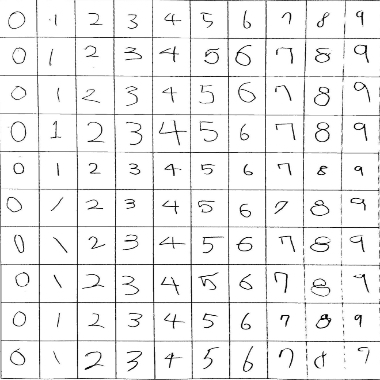
#> input picture ML project/mnist_append/in/dahoonlee1.jpg, 380 x 380 px; its folder holds only this picture in this run
$ jupyter execute --allow-errors model_default.ipynb   (shell and % lines are left out)
#> lines starting #> are read from the running program, lines starting #| are printed output that depends on the picture
[cell 1]
# Default setup과 tile 함수 정의부입니다.

# Python ≥3.5 is required
import sys
assert sys.version_info >= (3, 5)

# Scikit-Learn ≥0.20 is required
import sklearn
assert sklearn.__version__ >= "0.20"

# Common imports
import numpy as np
import os

# to make this notebook's output stable across runs
np.random.seed(42)

# To plot pretty figures
import matplotlib as mpl
import matplotlib.pyplot as plt
mpl.rc('axes', labelsize=14)
mpl.rc('xtick', labelsize=12)
mpl.rc('ytick', labelsize=12)

# Where to save the figures
PROJECT_ROOT_DIR = "."
CHAPTER_ID = "3_classification"
IMAGES_PATH = os.path.join(PROJECT_ROOT_DIR, "images", CHAPTER_ID)
os.makedirs(IMAGES_PATH, exist_ok=True)

def save_fig(fig_id, tight_layout=True, fig_extension="png", resolution=300):
    path = os.path.join(IMAGES_PATH, fig_id + "." + fig_extension)
    print("Saving figure", fig_id)
    if tight_layout:
        plt.tight_layout()
    plt.savefig(path, format=fig_extension, dpi=resolution)

from PIL import Image
from itertools import product
import glob
import cv2 as cv

def tile(filename, dir_in, dir_out, d):
#> called with filename = 'dahoonlee1.jpg', dir_in = 'mnist_append/in', dir_out = 'mnist_append/out', d = 38
    name, ext = os.path.splitext(filename)
    img = Image.open(os.path.join(dir_in, filename))
#> img is the input picture: PIL image 380x380 RGB; min 2, max 255, mean 240.3
    w, h = img.size
#> w = 380; h = 380

    grid = product(range(0, h-h%d, d), range(0, w-w%d, d))
    for i, j in grid:
        box = (j+5, i+5, j+d-5, i+d-5)
        out = os.path.join(dir_out, f'{name}_{i//38}_{j//38}{ext}')
        img.crop(box).save(out)
#> this loop made 100 passes
#> pass 1, in tile, `img.crop(box).save(out)`:
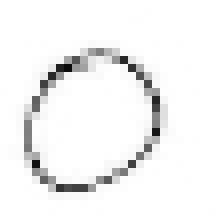
#> saved as dahoonlee1_0_0.jpg: PIL image 28x28 RGB (shown 8 times larger); min 11, max 255, mean 243.3
#> pass 2, in tile, `img.crop(box).save(out)`:
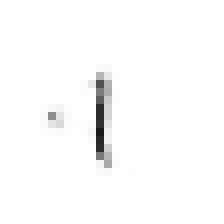
#> saved as dahoonlee1_0_1.jpg: PIL image 28x28 RGB (shown 8 times larger); min 24, max 255, mean 251.2

$ run again, on ML project/mnist_append/in/dahoonlee13.jpg
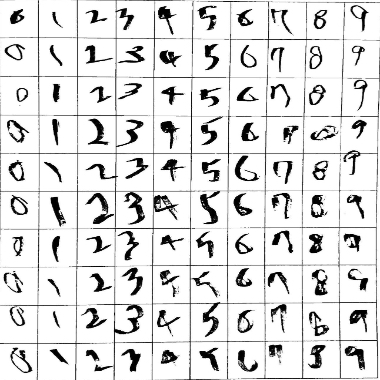
#> input picture ML project/mnist_append/in/dahoonlee13.jpg, 380 x 380 px
#> in tile, img is the input picture: PIL image 380x380 RGB; min 0, max 255, mean 223.1
#> the loop in tile, `for i, j in grid:` made 100 passes
#> pass 1, in tile, `img.crop(box).save(out)`:
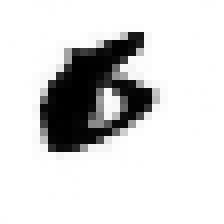
#> saved as dahoonlee13_0_0.jpg: PIL image 28x28 RGB (shown 8 times larger); min 0, max 255, mean 215.7
#> pass 2, in tile, `img.crop(box).save(out)`:
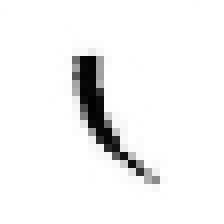
#> saved as dahoonlee13_0_1.jpg: PIL image 28x28 RGB (shown 8 times larger); min 1, max 255, mean 242.4

$ run again, on ML project/mnist_append/in/dahoonlee14.jpg
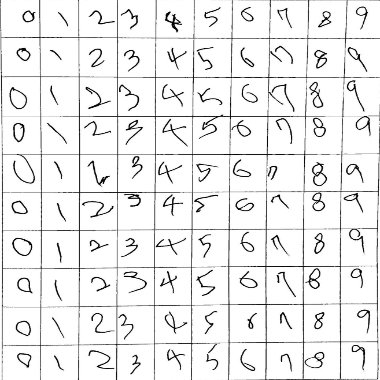
#> input picture ML project/mnist_append/in/dahoonlee14.jpg, 380 x 380 px
#> in tile, img is the input picture: PIL image 380x380 RGB; min 0, max 255, mean 236.6
#> the loop in tile, `for i, j in grid:` made 100 passes
#> pass 1, in tile, `img.crop(box).save(out)`:
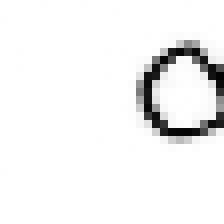
#> saved as dahoonlee14_0_0.jpg: PIL image 28x28 RGB (shown 8 times larger); min 3, max 255, mean 241.8
#> pass 2, in tile, `img.crop(box).save(out)`:
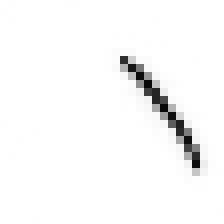
#> saved as dahoonlee14_0_1.jpg: PIL image 28x28 RGB (shown 8 times larger); min 9, max 255, mean 248

$ run again, on ML project/mnist_append/in/dahoonlee15.jpg
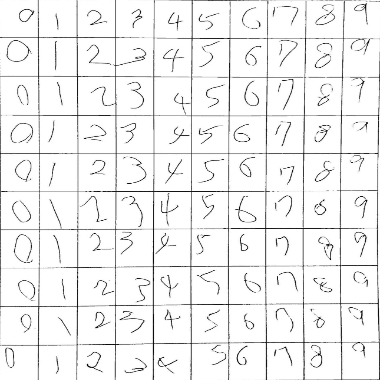
#> input picture ML project/mnist_append/in/dahoonlee15.jpg, 380 x 380 px
#> in tile, img is the input picture: PIL image 380x380 RGB; min 4, max 255, mean 241
#> the loop in tile, `for i, j in grid:` made 100 passes
#> pass 1, in tile, `img.crop(box).save(out)`:
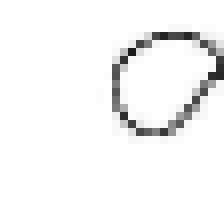
#> saved as dahoonlee15_0_0.jpg: PIL image 28x28 RGB (shown 8 times larger); min 28, max 255, mean 245.1
#> pass 2, in tile, `img.crop(box).save(out)`:
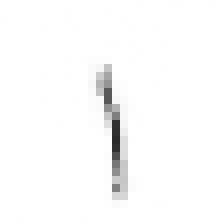
#> saved as dahoonlee15_0_1.jpg: PIL image 28x28 RGB (shown 8 times larger); min 42, max 255, mean 250.9

$ run again, on ML project/mnist_append/in/dahoonlee10.jpg
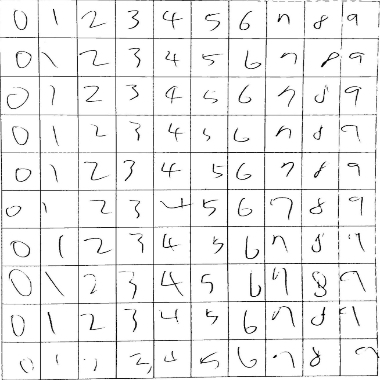
#> input picture ML project/mnist_append/in/dahoonlee10.jpg, 380 x 380 px
#> in tile, img is the input picture: PIL image 380x380 RGB; min 0, max 255, mean 240.7
#> the loop in tile, `for i, j in grid:` made 100 passes
#> pass 1, in tile, `img.crop(box).save(out)`:
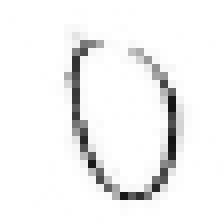
#> saved as dahoonlee10_0_0.jpg: PIL image 28x28 RGB (shown 8 times larger); min 19, max 255, mean 242
#> pass 2, in tile, `img.crop(box).save(out)`:
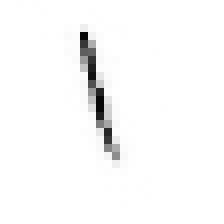
#> saved as dahoonlee10_0_1.jpg: PIL image 28x28 RGB (shown 8 times larger); min 6, max 255, mean 249.3
